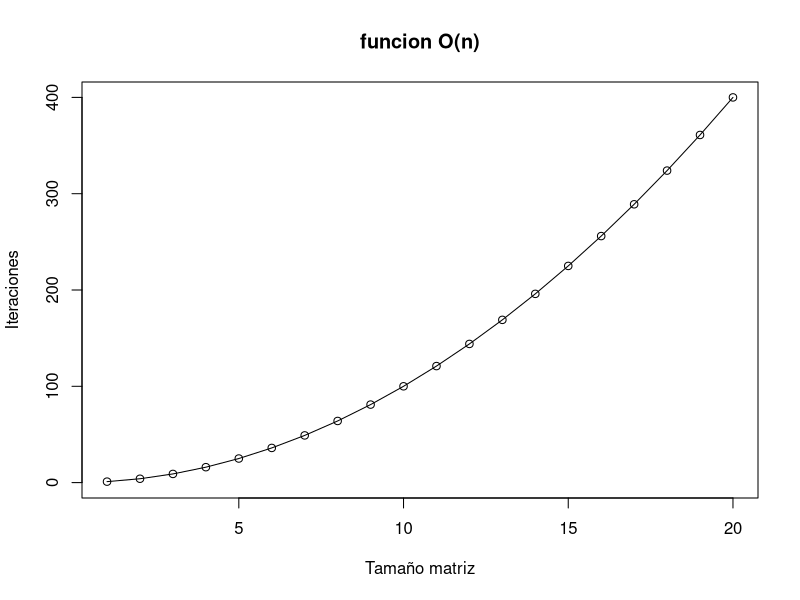
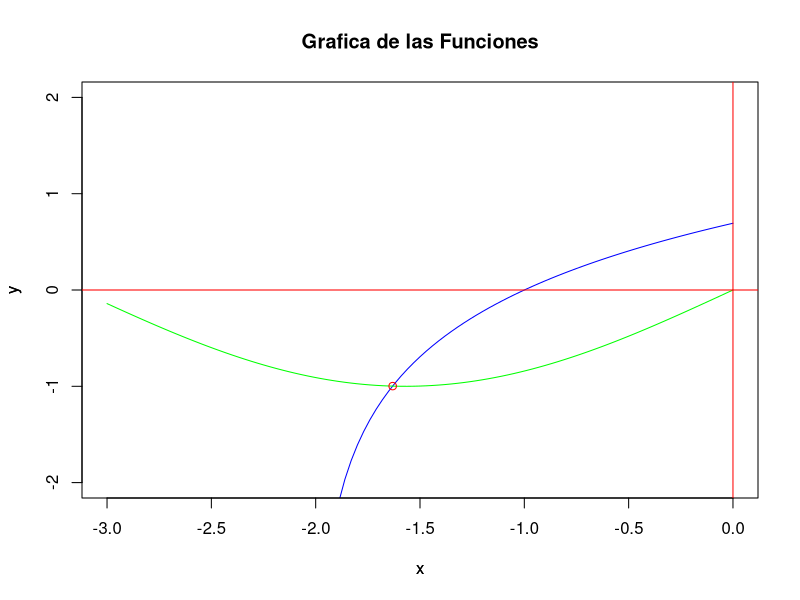
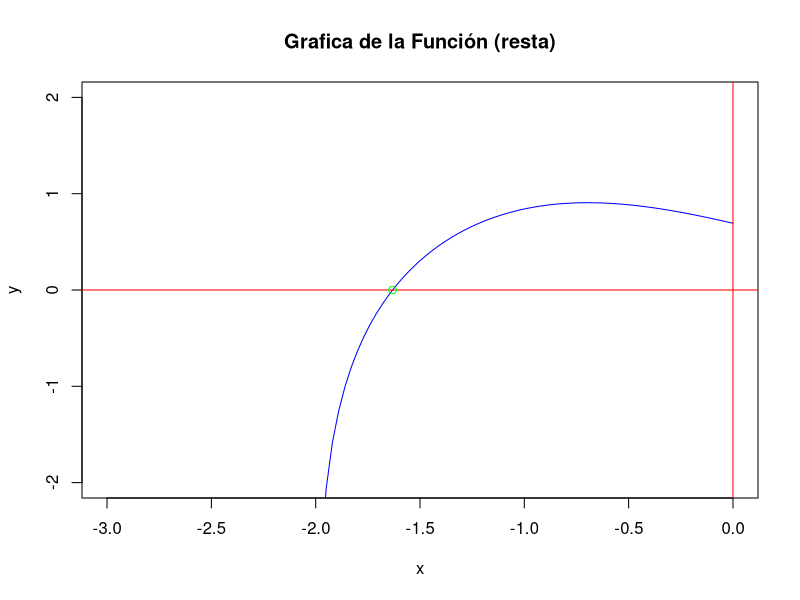
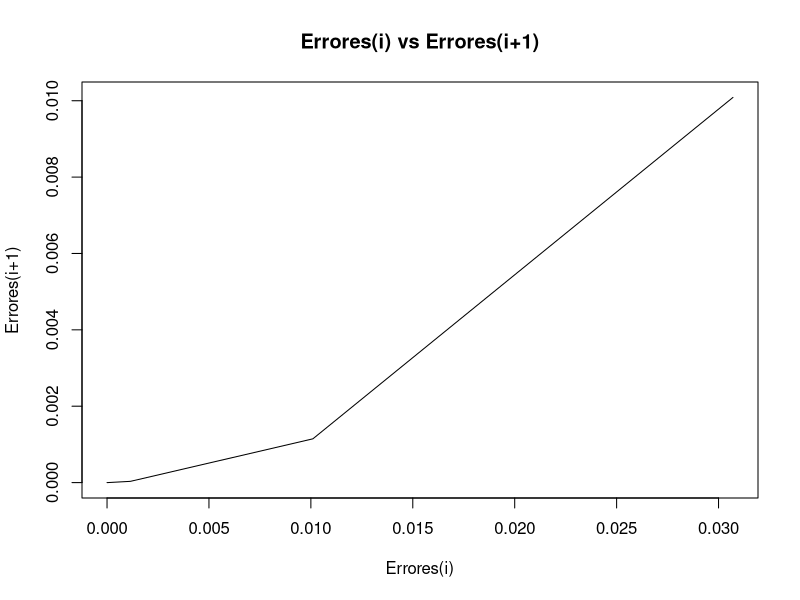
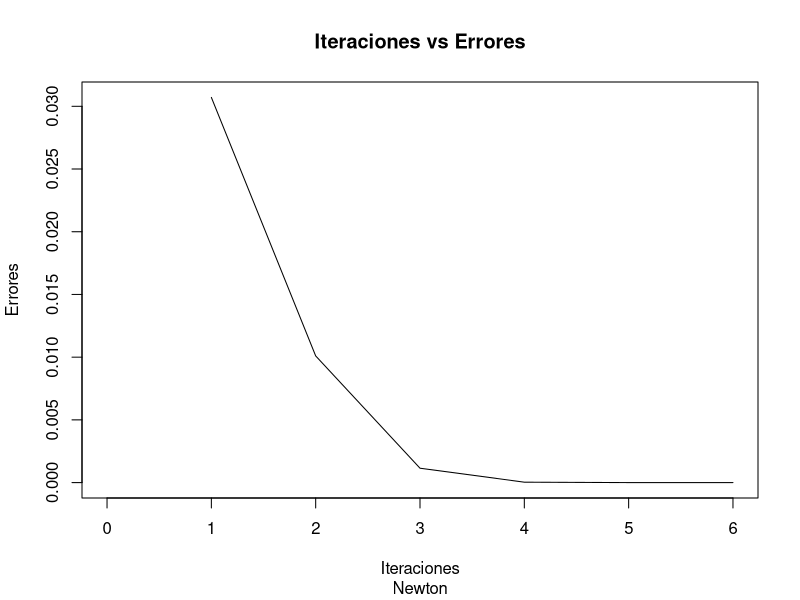

Reproduce these figures in R, in order.
#-------------------------------------------------------------------------------------------------------
#                                                   Parcial
#-------------------------------------------------------------------------------------------------------
#               Juan Sebastían Prado Valero
#----------------------------------------------------------------

# 1) Sea f(n) la eficiencia del algoritmo, medida como el n´umero m´ınimo de operaciones requeridas para resolver el problema 

  # b)  Implemente en R o Python un algoritmo que le permita sumar los elementos de una matriz cuadrada
  # An. Imprima varias pruebas, para diferentes valores de n y exprese f(n) en notación O() con una
  # gráfica que muestre su orden de convergencia.

GenerarMatrix = function(n)
{
  datos <- sample(1:20, n*n, replace=T) ## Datos de la matrix aleatorios
  A <- matrix(datos, nrow = n)
  return(A)
}

sumarElementosMatriz = function(tamaño)
{
  x = c()
  y = c()
  for (m in 1:length(tamaño))
  {
    n = tamaño[m]
    y[m] = n*n
    x[m] = n
    suma = 0
    A = GenerarMatrix(n)
    for (i in 1:n)
    {
      for (j in 1:n)
      {
        suma = suma + A[i,j]
      } 
    }
    cat("\nMatriz", m,"\n" )
    print(A)
    cat("\n\t\tLa suma de los elementos de la matriz es: ", suma)
    
  }
  
  plot(x, y, main = "funcion O(n)", xlab = "Tamaño matriz", ylab = "Iteraciones", type = "o", ylim = c(0,n*n) )
  
}

tamaño = c(1:20)

sumarElementosMatriz(tamaño)

cat("\n\tViendo la gráfica, podemos deducir que el orden de convergenica es cuadrática O(n^2)")

# 2. Sean f(x) = ln(x + 2) y g(x) = sin(x) dos funciones de valor real.

f <-function(x){
  return(log(x + 2))
}
g <-function(x){
  return(sin(x))
}

#intersección
h <-function(x){
  return (f(x)-g(x))  
}

# a)  Utilice la siguiente formula recursiva con E = 1e−8 para el punto de intersección.

  # El primer y segundo parámetro son aproximaciones de la solución
  # Respectivamente corresponden a los valores iniciales de x(n-1) y x(n-2) 

formula <- function(x0, x1, tol)
{
  
  plot(f, xlim = c(-3,0), ylim = c(-2,2), col = "blue", main = "Grafica de las Funciones", xlab = "x", ylab = "y")
  par(new=TRUE)
  curve(g, type = "l", col="green", axes=FALSE, ylab = "y", xlim = c(-3,0), ylim = c(-2,2))
  points(-1.631, -0.998, col="red")
  abline(h=0, v=0, col="red")
  par(new=FALSE)
  
  plot(h, xlim = c(-3,0), ylim = c(-2,2), col = "blue", main = "Grafica de la Función (resta)", xlab = "x", ylab = "y")
  abline(h=0, v=0, col="red")
  
  err = abs(x1-x0)
  cont <-0
  
  cat("---------------------------------------------------------------------------\n")
  cat(formatC( c("x_k"," f(x_k)","Error est."), width = -20, format = "f", flag = " "), "\n")
  cat("---------------------------------------------------------------------------\n")
  
  x = 0
  
  iteraciones<-c()
  Ex<-c()
  Ey<-c()
  
  while(tol < err)
  {
    #numerador de la expresion iterativa
    numerador = h(x1)*(x1-x0)
    
    #denominador de la expresion iterativa
    denominador = h(x1) - h(x0)
    
    
    #calcular xn
    x = x1 - numerador/denominador
    
    if(cont>0)
    {
      err2<-err
      err = abs(x - x1)
      Ex<-c(Ex, err2/abs(x))
      Ey<-c(Ey, err/abs(x))
    }
    else
    {
      err = abs(x - x1)  
    }
    cont <-cont+1
    
    #se preparan los valores para la siguiente iteracion
    x0 = x1
    x1 = x
    cat(formatC( c(x ,h(x), err), digits=15, width = -15, format = "f", flag = " "), "\n")
  }

  points(x,0, col="green")
  
  plot(h, xlim = c(min(Ex),max(Ex)), ylim = c(min(Ey),max(Ey)), col = "white", main = "Errores(i) vs Errores(i+1)", xlab = "Errores(i)", ylab = "Errores(i+1)")
  lines(Ex, Ey, type = "l")
  
  Ex<-c(Ex,Ey[cont-1])
  iteraciones<-c(1:cont)
  plot(f, xlim = c(0,iteraciones[cont]), ylim = c(min(Ex),max(Ex)), col = "white", main = "Iteraciones vs Errores", sub = "Newton", xlab = "Iteraciones", ylab = "Errores")
  lines(iteraciones, Ex, type = "l")
  
  cat("\n\nLa intersección se encuentra en el punto x=", x, ", E=",err ," iteraciones = ", cont ,"\n")
}

  #Advertencia: Los valores iniciales deben ser cercanos a la solucion para que haya convergencia
formula(-1.8,-1.7,1e-8)
